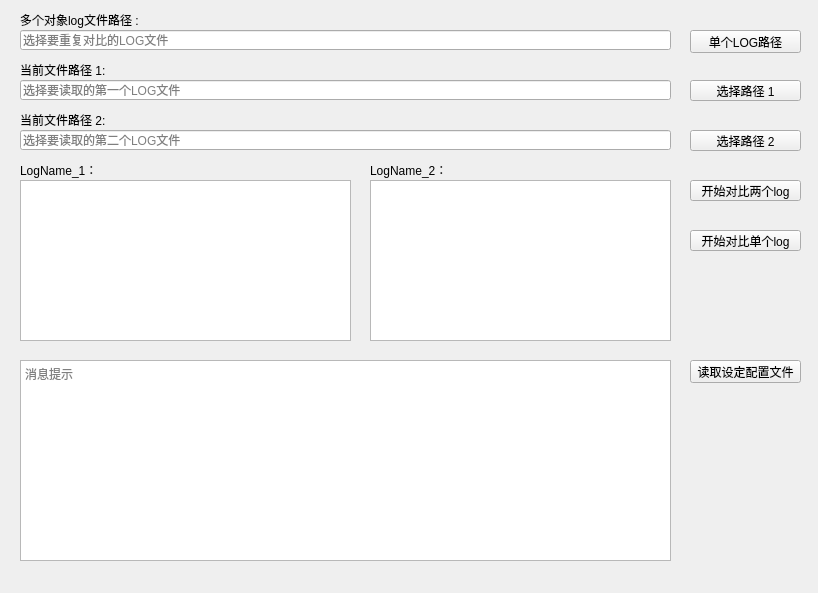
<?xml version="1.0" encoding="UTF-8"?>
<ui version="4.0">
 <class>ResultDataAnalyze</class>
 <widget class="QWidget" name="ResultDataAnalyze">
  <property name="geometry">
   <rect>
    <x>0</x>
    <y>0</y>
    <width>818</width>
    <height>593</height>
   </rect>
  </property>
  <property name="windowTitle">
   <string>ResultDataAnalyze</string>
  </property>
  <widget class="QLabel" name="pathlabel_4">
   <property name="geometry">
    <rect>
     <x>20</x>
     <y>10</y>
     <width>131</width>
     <height>20</height>
    </rect>
   </property>
   <property name="text">
    <string>多个对象log文件路径 :</string>
   </property>
  </widget>
  <widget class="QLineEdit" name="PathlineEdit_1">
   <property name="geometry">
    <rect>
     <x>20</x>
     <y>130</y>
     <width>651</width>
     <height>20</height>
    </rect>
   </property>
   <property name="readOnly">
    <bool>true</bool>
   </property>
   <property name="placeholderText">
    <string>选择要读取的第二个LOG文件</string>
   </property>
  </widget>
  <widget class="QLabel" name="pathlabel_3">
   <property name="geometry">
    <rect>
     <x>370</x>
     <y>160</y>
     <width>91</width>
     <height>20</height>
    </rect>
   </property>
   <property name="text">
    <string>LogName_2：</string>
   </property>
  </widget>
  <widget class="QLabel" name="pathlabel">
   <property name="geometry">
    <rect>
     <x>20</x>
     <y>60</y>
     <width>91</width>
     <height>20</height>
    </rect>
   </property>
   <property name="text">
    <string>当前文件路径 1:</string>
   </property>
  </widget>
  <widget class="QPushButton" name="pushButton">
   <property name="geometry">
    <rect>
     <x>690</x>
     <y>30</y>
     <width>111</width>
     <height>23</height>
    </rect>
   </property>
   <property name="text">
    <string>单个LOG路径</string>
   </property>
  </widget>
  <widget class="QPushButton" name="StartButton">
   <property name="geometry">
    <rect>
     <x>690</x>
     <y>180</y>
     <width>111</width>
     <height>21</height>
    </rect>
   </property>
   <property name="text">
    <string>开始对比两个log</string>
   </property>
  </widget>
  <widget class="QPushButton" name="PathButton_1">
   <property name="geometry">
    <rect>
     <x>690</x>
     <y>130</y>
     <width>111</width>
     <height>21</height>
    </rect>
   </property>
   <property name="text">
    <string>选择路径 2</string>
   </property>
  </widget>
  <widget class="QLabel" name="pathlabel_1">
   <property name="geometry">
    <rect>
     <x>20</x>
     <y>110</y>
     <width>91</width>
     <height>20</height>
    </rect>
   </property>
   <property name="text">
    <string>当前文件路径 2:</string>
   </property>
  </widget>
  <widget class="QLineEdit" name="PathlineEdit_2">
   <property name="geometry">
    <rect>
     <x>20</x>
     <y>30</y>
     <width>651</width>
     <height>20</height>
    </rect>
   </property>
   <property name="readOnly">
    <bool>true</bool>
   </property>
   <property name="placeholderText">
    <string>选择要重复对比的LOG文件</string>
   </property>
  </widget>
  <widget class="QTextEdit" name="InforEdit_1">
   <property name="geometry">
    <rect>
     <x>20</x>
     <y>180</y>
     <width>331</width>
     <height>161</height>
    </rect>
   </property>
   <property name="readOnly">
    <bool>true</bool>
   </property>
  </widget>
  <widget class="QPushButton" name="pushButton_2">
   <property name="geometry">
    <rect>
     <x>690</x>
     <y>360</y>
     <width>111</width>
     <height>23</height>
    </rect>
   </property>
   <property name="text">
    <string>读取设定配置文件</string>
   </property>
  </widget>
  <widget class="QLineEdit" name="PathlineEdit">
   <property name="geometry">
    <rect>
     <x>20</x>
     <y>80</y>
     <width>651</width>
     <height>20</height>
    </rect>
   </property>
   <property name="text">
    <string/>
   </property>
   <property name="readOnly">
    <bool>true</bool>
   </property>
   <property name="placeholderText">
    <string>选择要读取的第一个LOG文件</string>
   </property>
  </widget>
  <widget class="QTextEdit" name="InforEdit_2">
   <property name="geometry">
    <rect>
     <x>370</x>
     <y>180</y>
     <width>301</width>
     <height>161</height>
    </rect>
   </property>
   <property name="readOnly">
    <bool>true</bool>
   </property>
  </widget>
  <widget class="QPushButton" name="StartButton_2">
   <property name="geometry">
    <rect>
     <x>690</x>
     <y>230</y>
     <width>111</width>
     <height>21</height>
    </rect>
   </property>
   <property name="text">
    <string>开始对比单个log</string>
   </property>
  </widget>
  <widget class="QLabel" name="pathlabel_2">
   <property name="geometry">
    <rect>
     <x>20</x>
     <y>160</y>
     <width>91</width>
     <height>20</height>
    </rect>
   </property>
   <property name="text">
    <string>LogName_1：</string>
   </property>
  </widget>
  <widget class="QPushButton" name="PathButton">
   <property name="geometry">
    <rect>
     <x>690</x>
     <y>80</y>
     <width>111</width>
     <height>21</height>
    </rect>
   </property>
   <property name="text">
    <string>选择路径 1</string>
   </property>
  </widget>
  <widget class="QTextEdit" name="inforEdit">
   <property name="geometry">
    <rect>
     <x>20</x>
     <y>360</y>
     <width>651</width>
     <height>201</height>
    </rect>
   </property>
   <property name="readOnly">
    <bool>true</bool>
   </property>
   <property name="placeholderText">
    <string>消息提示</string>
   </property>
  </widget>
 </widget>
 <resources/>
 <connections/>
</ui>
